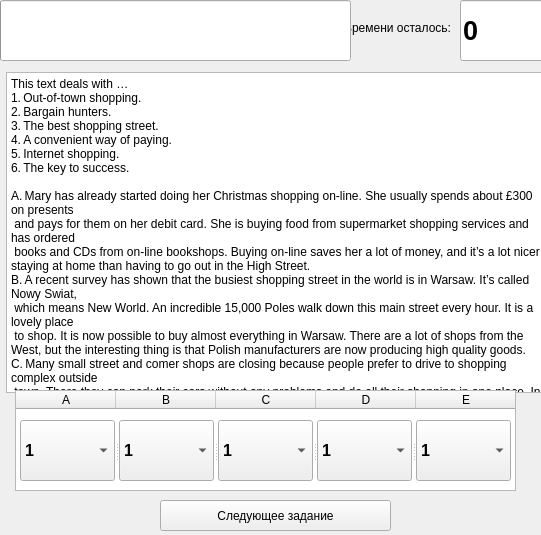
<?xml version="1.0" encoding="UTF-8"?>
<ui version="4.0">
 <class>MainWindow</class>
 <widget class="QMainWindow" name="MainWindow">
  <property name="geometry">
   <rect>
    <x>0</x>
    <y>0</y>
    <width>541</width>
    <height>535</height>
   </rect>
  </property>
  <property name="windowTitle">
   <string>MainWindow</string>
  </property>
  <widget class="QWidget" name="centralwidget">
   <property name="enabled">
    <bool>true</bool>
   </property>
   <widget class="QPushButton" name="startButton">
    <property name="geometry">
     <rect>
      <x>160</x>
      <y>500</y>
      <width>231</width>
      <height>31</height>
     </rect>
    </property>
    <property name="text">
     <string>Следующее задание</string>
    </property>
   </widget>
   <widget class="QLabel" name="label_2">
    <property name="geometry">
     <rect>
      <x>280</x>
      <y>20</y>
      <width>171</width>
      <height>16</height>
     </rect>
    </property>
    <property name="text">
     <string>Времени осталось:</string>
    </property>
    <property name="alignment">
     <set>Qt::AlignRight|Qt::AlignTrailing|Qt::AlignVCenter</set>
    </property>
   </widget>
   <widget class="QLineEdit" name="timeChet">
    <property name="geometry">
     <rect>
      <x>460</x>
      <y>0</y>
      <width>113</width>
      <height>61</height>
     </rect>
    </property>
    <property name="font">
     <font>
      <pointsize>20</pointsize>
      <weight>75</weight>
      <bold>true</bold>
     </font>
    </property>
    <property name="text">
     <string>0</string>
    </property>
    <property name="readOnly">
     <bool>true</bool>
    </property>
   </widget>
   <widget class="QProgressBar" name="timerBar">
    <property name="geometry">
     <rect>
      <x>0</x>
      <y>0</y>
      <width>351</width>
      <height>61</height>
     </rect>
    </property>
    <property name="maximum">
     <number>429</number>
    </property>
    <property name="value">
     <number>0</number>
    </property>
    <property name="textVisible">
     <bool>false</bool>
    </property>
   </widget>
   <widget class="QTextBrowser" name="textBrowser">
    <property name="geometry">
     <rect>
      <x>6</x>
      <y>72</y>
      <width>561</width>
      <height>321</height>
     </rect>
    </property>
    <property name="text">
     <string>This text deals with …
1. Out-of-town shopping.
2. Bargain hunters.
3. The best shopping street.
4. A convenient way of paying.
5. Internet shopping.
6. The key to success.

A. Mary has already started doing her Christmas shopping on-line. She usually spends about £300 on presents
 and pays for them on her debit card. She is buying food from supermarket shopping services and has ordered
 books and CDs from on-line bookshops. Buying on-line saves her a lot of money, and it’s a lot nicer staying at home than having to go out in the High Street.
B. A recent survey has shown that the busiest shopping street in the world is in Warsaw. It’s called Nowy Swiat,
 which means New World. An incredible 15,000 Poles walk down this main street every hour. It is a lovely place
 to shop. It is now possible to buy almost everything in Warsaw. There are a lot of shops from the West, but the interesting thing is that Polish manufacturers are now producing high quality goods.
C. Many small street and comer shops are closing because people prefer to drive to shopping complex outside
 town. There they can park their cars without any problems and do all their shopping in one place. In a British
 shopping complex, you usually find a supermarket, a branch of most of the chain-stores, some smaller shops, and a few cafes. Most of the new shopping complexes are built near big roads.
D. Mail-order shopping has become very popular because it saves time. Shoppers use credit cards to pay for
 something over the telephone after they have seen it advertised in a mail-order catalogue, on TV,
 or in a newspaper or magazine. A number of mail-order companies accept phone orders twenty-four hours a day and most have toll-free numbers.
E. Many Americans like sales. They shop at stores that sell goods at a discount. An item on sale can cost as
 little as hall the normal price. Sales are advertized in newspapers, on radio on TV, or by mail. Stores compete
 with each other by reducing their prices and staying open in the evening. Many arc open seven days a week and sometimes until 10.00 at night</string>
    </property>
   </widget>
   <widget class="QTableWidget" name="tableWidget">
    <property name="geometry">
     <rect>
      <x>15</x>
      <y>390</y>
      <width>501</width>
      <height>101</height>
     </rect>
    </property>
    <property name="frameShadow">
     <enum>QFrame::Sunken</enum>
    </property>
    <property name="lineWidth">
     <number>1</number>
    </property>
    <property name="verticalScrollBarPolicy">
     <enum>Qt::ScrollBarAlwaysOff</enum>
    </property>
    <property name="horizontalScrollBarPolicy">
     <enum>Qt::ScrollBarAlwaysOff</enum>
    </property>
    <property name="sizeAdjustPolicy">
     <enum>QAbstractScrollArea::AdjustIgnored</enum>
    </property>
    <property name="autoScroll">
     <bool>true</bool>
    </property>
    <property name="alternatingRowColors">
     <bool>false</bool>
    </property>
    <property name="showGrid">
     <bool>true</bool>
    </property>
    <property name="gridStyle">
     <enum>Qt::NoPen</enum>
    </property>
    <property name="sortingEnabled">
     <bool>false</bool>
    </property>
    <attribute name="horizontalHeaderVisible">
     <bool>true</bool>
    </attribute>
    <attribute name="verticalHeaderVisible">
     <bool>false</bool>
    </attribute>
    <row>
     <property name="text">
      <string>Ответ</string>
     </property>
    </row>
    <column>
     <property name="text">
      <string>A</string>
     </property>
    </column>
    <column>
     <property name="text">
      <string>B</string>
     </property>
    </column>
    <column>
     <property name="text">
      <string>C</string>
     </property>
    </column>
    <column>
     <property name="text">
      <string>D</string>
     </property>
    </column>
    <column>
     <property name="text">
      <string>E</string>
     </property>
    </column>
   </widget>
   <widget class="QSplitter" name="splitter">
    <property name="geometry">
     <rect>
      <x>20</x>
      <y>420</y>
      <width>491</width>
      <height>61</height>
     </rect>
    </property>
    <property name="orientation">
     <enum>Qt::Horizontal</enum>
    </property>
    <widget class="QComboBox" name="comboBox_2">
     <property name="font">
      <font>
       <pointsize>12</pointsize>
       <weight>75</weight>
       <bold>true</bold>
      </font>
     </property>
     <property name="editable">
      <bool>false</bool>
     </property>
     <property name="duplicatesEnabled">
      <bool>false</bool>
     </property>
     <property name="frame">
      <bool>true</bool>
     </property>
     <item>
      <property name="text">
       <string>1</string>
      </property>
     </item>
     <item>
      <property name="text">
       <string>2</string>
      </property>
     </item>
     <item>
      <property name="text">
       <string>3</string>
      </property>
     </item>
     <item>
      <property name="text">
       <string>4</string>
      </property>
     </item>
     <item>
      <property name="text">
       <string>5</string>
      </property>
     </item>
     <item>
      <property name="text">
       <string>6</string>
      </property>
     </item>
    </widget>
    <widget class="QComboBox" name="comboBox_3">
     <property name="font">
      <font>
       <pointsize>12</pointsize>
       <weight>75</weight>
       <bold>true</bold>
      </font>
     </property>
     <property name="editable">
      <bool>false</bool>
     </property>
     <property name="duplicatesEnabled">
      <bool>false</bool>
     </property>
     <property name="frame">
      <bool>true</bool>
     </property>
     <item>
      <property name="text">
       <string>1</string>
      </property>
     </item>
     <item>
      <property name="text">
       <string>2</string>
      </property>
     </item>
     <item>
      <property name="text">
       <string>3</string>
      </property>
     </item>
     <item>
      <property name="text">
       <string>4</string>
      </property>
     </item>
     <item>
      <property name="text">
       <string>5</string>
      </property>
     </item>
     <item>
      <property name="text">
       <string>6</string>
      </property>
     </item>
    </widget>
    <widget class="QComboBox" name="comboBox_4">
     <property name="font">
      <font>
       <pointsize>12</pointsize>
       <weight>75</weight>
       <bold>true</bold>
      </font>
     </property>
     <property name="editable">
      <bool>false</bool>
     </property>
     <property name="duplicatesEnabled">
      <bool>false</bool>
     </property>
     <property name="frame">
      <bool>true</bool>
     </property>
     <item>
      <property name="text">
       <string>1</string>
      </property>
     </item>
     <item>
      <property name="text">
       <string>2</string>
      </property>
     </item>
     <item>
      <property name="text">
       <string>3</string>
      </property>
     </item>
     <item>
      <property name="text">
       <string>4</string>
      </property>
     </item>
     <item>
      <property name="text">
       <string>5</string>
      </property>
     </item>
     <item>
      <property name="text">
       <string>6</string>
      </property>
     </item>
    </widget>
    <widget class="QComboBox" name="comboBox_5">
     <property name="font">
      <font>
       <pointsize>12</pointsize>
       <weight>75</weight>
       <bold>true</bold>
      </font>
     </property>
     <property name="editable">
      <bool>false</bool>
     </property>
     <property name="duplicatesEnabled">
      <bool>false</bool>
     </property>
     <property name="frame">
      <bool>true</bool>
     </property>
     <item>
      <property name="text">
       <string>1</string>
      </property>
     </item>
     <item>
      <property name="text">
       <string>2</string>
      </property>
     </item>
     <item>
      <property name="text">
       <string>3</string>
      </property>
     </item>
     <item>
      <property name="text">
       <string>4</string>
      </property>
     </item>
     <item>
      <property name="text">
       <string>5</string>
      </property>
     </item>
     <item>
      <property name="text">
       <string>6</string>
      </property>
     </item>
    </widget>
    <widget class="QComboBox" name="comboBox">
     <property name="font">
      <font>
       <pointsize>12</pointsize>
       <weight>75</weight>
       <bold>true</bold>
      </font>
     </property>
     <property name="editable">
      <bool>false</bool>
     </property>
     <property name="duplicatesEnabled">
      <bool>false</bool>
     </property>
     <property name="frame">
      <bool>true</bool>
     </property>
     <item>
      <property name="text">
       <string>1</string>
      </property>
     </item>
     <item>
      <property name="text">
       <string>2</string>
      </property>
     </item>
     <item>
      <property name="text">
       <string>3</string>
      </property>
     </item>
     <item>
      <property name="text">
       <string>4</string>
      </property>
     </item>
     <item>
      <property name="text">
       <string>5</string>
      </property>
     </item>
     <item>
      <property name="text">
       <string>6</string>
      </property>
     </item>
    </widget>
   </widget>
  </widget>
 </widget>
 <resources/>
 <connections/>
</ui>
